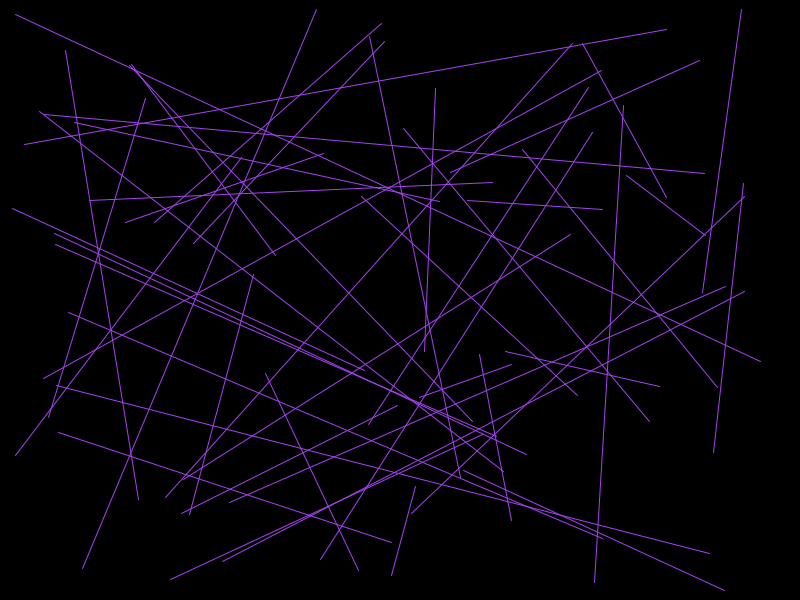
Frame 1 (no input)
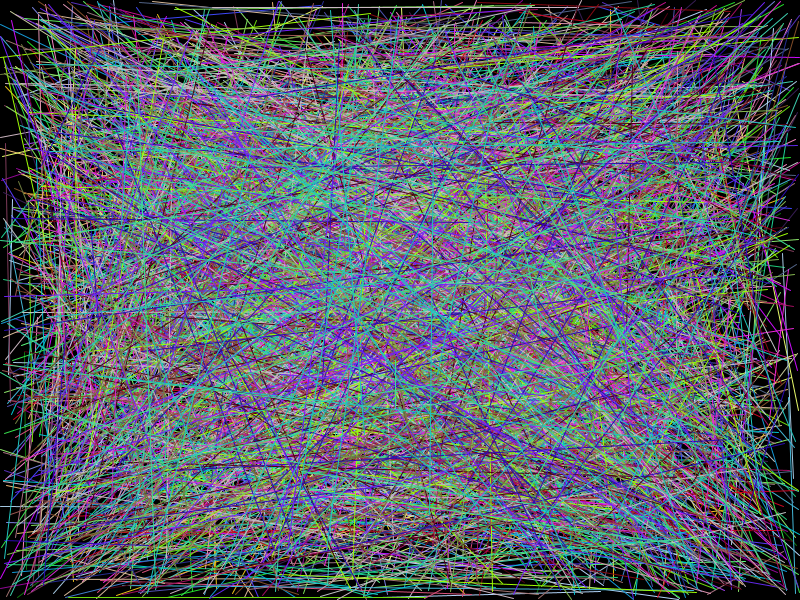
Frame 60 (the mouse pressed at the canvas centre just before this capture)
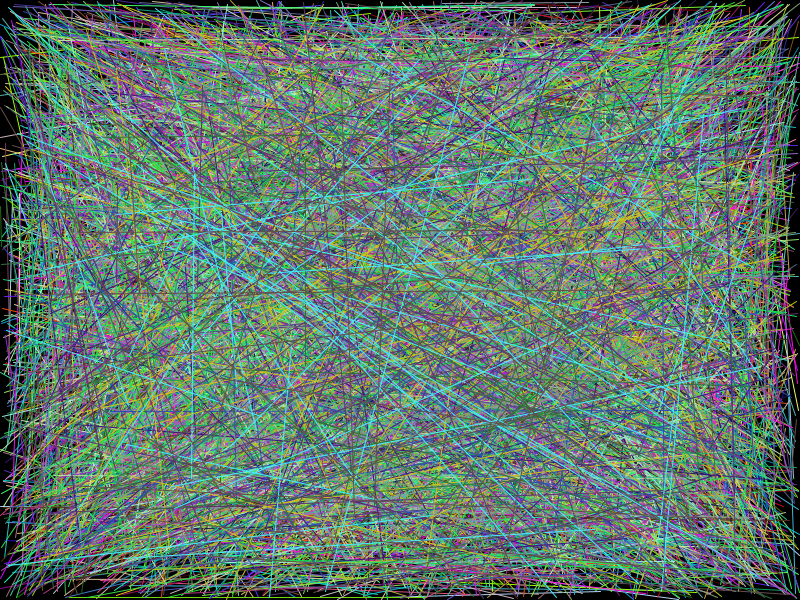
Frame 120 (the mouse held since frame 60 and released just before this capture)

The Processing sketch that drew these frames (run headless with seeded random() and noise(); from frame 60 on, the mouse is pressed at the canvas centre):

// Processing sketch: sketch_80s_psych_lines
// ── sketch_80s_psych_lines.pde
void setup() {
  size(800, 600);
  background(0);
}

void draw() {
  // Set the stroke color
  stroke(random(255), random(255), random(255));
  
  // Draw random lines
  for (int i = 0; i < 50; i++) {
    float x1 = random(width);
    float y1 = random(height);
    float x2 = random(width);
    float y2 = random(height);
    line(x1, y1, x2, y2);
  }
}
